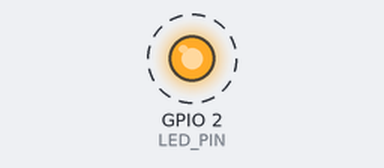
Recording of a sketch running on a simulated ESP32. Parts: output pins drawn as LEDs (lit = HIGH). Dashed ring = blinking. What the sketch prints to the serial monitor is not drawn.

Above: at 0.2 s.
Timing chart, 0 to 3.0 s (numbered marks = the images above):
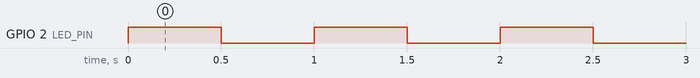

Measured:
- by itself, GPIO 2 (LED_PIN): alternates HIGH for 0.50 s and LOW for 0.50 s

The sketch:

main.ino
```cpp
/*
 * Arduino / ESP32 最小示例：板载 LED 闪烁 + 串口打印。
 * 编译：Arduino IDE 或 `platformio run`（见 platformio.ini）
 */

#define LED_PIN 2        // ESP32 板载 LED 常见引脚；Arduino Uno 用 13
#define BAUD_RATE 115200

void setup()
{
    pinMode(LED_PIN, OUTPUT);
    Serial.begin(BAUD_RATE);
    while (!Serial) { /* 等待串口就绪（部分板子需要） */ }
    Serial.println("Hardware template booted.");
}

void loop()
{
    digitalWrite(LED_PIN, HIGH);
    Serial.println("LED on");
    delay(500);

    digitalWrite(LED_PIN, LOW);
    Serial.println("LED off");
    delay(500);
}
```
